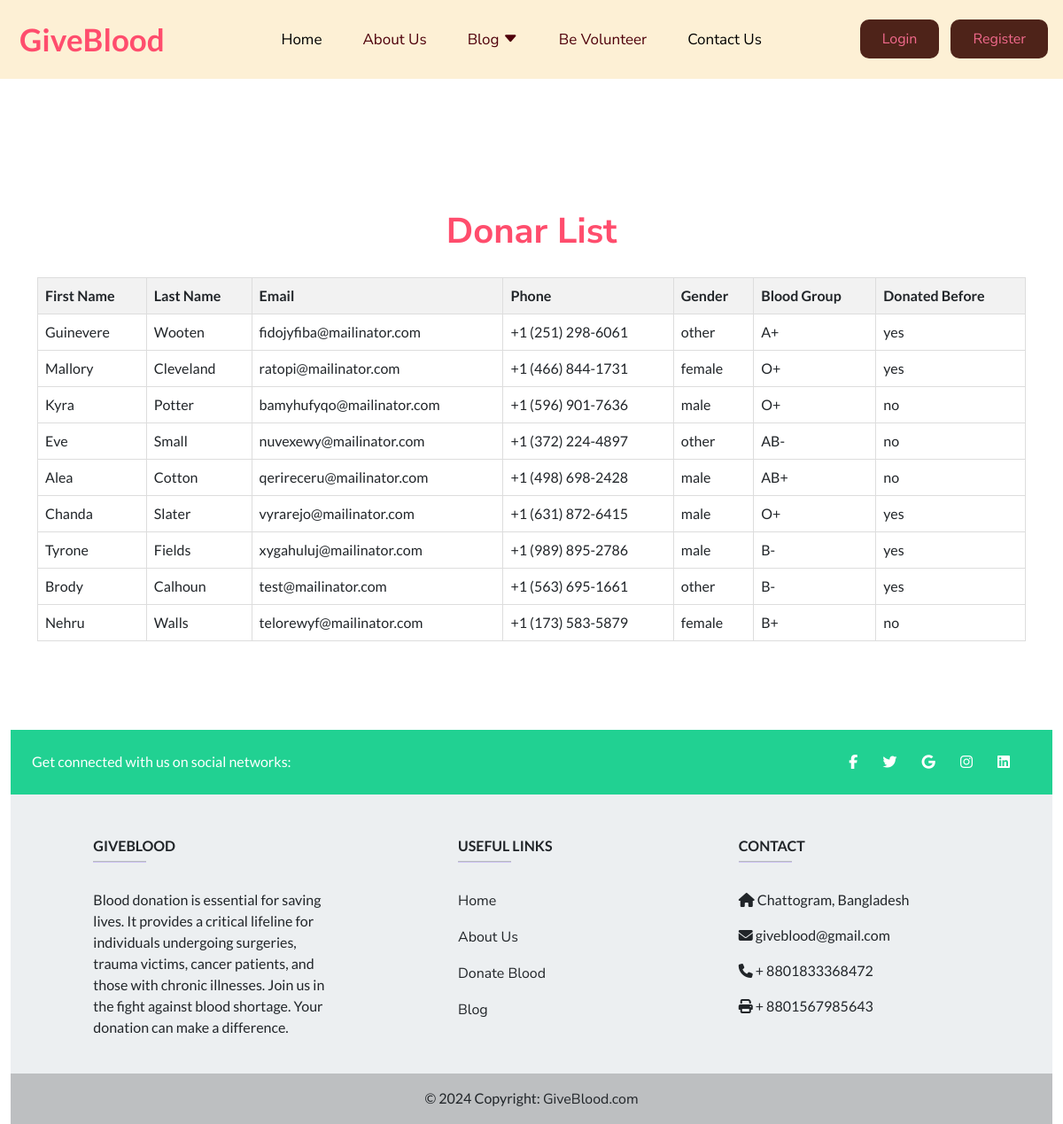
Page /list.php on the committed database.
### tables this page shows
CREATE TABLE `users` (
  `id` int(11) NOT NULL,
  `f_name` varchar(100) DEFAULT NULL,
  `l_name` varchar(100) DEFAULT NULL,
  `email` varchar(100) DEFAULT NULL,
  `phone` varchar(100) DEFAULT NULL,
  `password` varchar(100) DEFAULT NULL,
  `gender` varchar(100) DEFAULT NULL,
  `b_group` varchar(100) DEFAULT NULL,
  `donated` varchar(100) DEFAULT NULL
);

### list.php (the view, shortened to what this page needs)
<!DOCTYPE html>
<html lang="en">
<head>
    <link rel="stylesheet" href="https://cdnjs.cloudflare.com/ajax/libs/font-awesome/6.5.2/css/all.min.css" />
    <link rel="stylesheet" href="https://cdn.jsdelivr.net/npm/bootstrap-icons@1.11.3/font/bootstrap-icons.min.css">
    <link rel="stylesheet" href="./assets/vendors/css/bootstrap.min.css">
    <link rel="stylesheet" href="./assets/css/reset.css">
    <link rel="stylesheet" href="./assets/css/style.css">
    <link rel="stylesheet" href="./assets/css/responsive.css">
</head>
<body>
    <header>
        <nav class="navbar navbar-expand-lg">
            <div class="container-fluid">
              <a class="navbar-brand" href="index.html">GiveBlood</a>
              <div class="collapse navbar-collapse justify-content-between" id="navbarSupportedContent">
                <ul class="navbar-nav ms-auto mb-2 mb-lg-0">
                  <li class="nav-item">
                    <a class="nav-link active" aria-current="page" href="index.html">Home</a>
                  </li>
                  <li class="nav-item">
                    <a class="nav-link" href="about.html">About Us</a>
                  </li>
                  <li class="nav-item dropdown">
                    <a class="nav-link dropdown-toggle" href="blog.html" role="button" data-bs-toggle="dropdown" aria-expanded="false">
                      Blog <i class="bi bi-caret-down-fill"></i>
                    </a>
                  </li>
                  <li class="nav-item">
                    <a class="nav-link" href="volunteer.html">Be Volunteer</a>
                  </li>
                  <li class="nav-item">
                    <a class="nav-link active" href="contact.html">Contact Us</a>
                  </li>
                </ul>
                <div class="button ms-auto">
                  <button><a class="nav-link" href="login.php">Login</a></button>
                  <button><a class="nav-link" href="register.php">Register</a></button>
              </div>
              </div>
            </div>
          </nav>
    </header>
    <section class="section-content-block section-contact-block no-bottom-padding">
    <div class="container text-center text-md-start mt-5">
          <?php
          include 'connection.php';
      $sql = "SELECT * FROM users";
      $result = $conn->query($sql);
      ?>
          <h1>Donar List</h1>
          <table>
              <tr>
                  <th>First Name</th>
                  <th>Last Name</th>
                  <th>Email</th>
                  <th>Phone</th>
                  <th>Gender</th>
                  <th>Blood Group</th>
                  <th>Donated Before</th>
              </tr>
              <?php
              if ($result->num_rows > 0) {
                  while ($row = $result->fetch_assoc()) {
                      echo "<tr>";
                      echo "<td>" . $row['f_name'] . "</td>";
                      echo "<td>" . $row['l_name'] . "</td>";
                      echo "<td>" . $row['email'] . "</td>";
                      echo "<td>" . $row['phone'] . "</td>";
                      echo "<td>" . $row['gender'] . "</td>";
                      echo "<td>" . $row['b_group'] . "</td>";
                      echo "<td>" . $row['donated'] . "</td>";
                      echo "</tr>";
                  }
              } else {
                  echo "<tr><td colspan='8'>No data available</td></tr>";
              }
              ?>
          </table>
        </div>
        </section>
        <footer>
            <div class="container-fluid">
              <footer
                      class="text-center text-lg-start text-dark"
                      style="background-color: #ECEFF1"
                      >
                <section
                         class="d-flex justify-content-between p-4 text-white"
                         style="background-color: #21D192"
                         >
                  <div class="me-5">
                    <span>Get connected with us on social networks:</span>
                  </div>
                  <div>
                    <a href="https://www.facebook.com/" target="_blank" class="text-white me-4">
                      <i class="fab fa-facebook-f"></i>
                    </a>
                    <a href="https://www.twitter.com/" target="_blank" class="text-white me-4">
                      <i class="fab fa-twitter"></i>
                    </a>
                    <a href="https://www.google.com/" target="_blank"  class="text-white me-4">
                      <i class="fab fa-google"></i>
                    </a>
                    <a href="https://www.instagram.com/" target="_blank"  class="text-white me-4">
                      <i class="fab fa-instagram"></i>
                    </a>
                    <a href="https://bd.linkedin.com/" target="_blank"  class="text-white me-4">
                      <i class="fab fa-linkedin"></i>
                    </a>
                  </div>
                </section>
                <section class="">
                  <div class="container text-center text-md-start mt-5">
                    <div class="row mt-3">
                      <div class="col-md-3 col-lg-4 col-xl-3 mx-auto mb-4">
                        <h6 class="text-uppercase fw-bold">GiveBlood</h6>
                        <hr
                            class="mb-4 mt-0 d-inline-block mx-auto"
                            style="width: 60px; background-color: #7c4dff; height: 2px"
                            />
                        <p>
                          Blood donation is essential for saving lives. It provides a critical lifeline for individuals undergoing surgeries, trauma victims, cancer patients, and those with chronic illnesses. Join us in the fight against blood shortage. Your donation can make a difference.
                        </p>
                      </div>
                      <div class="col-md-3 col-lg-2 col-xl-2 mx-auto mb-4">
                        <h6 class="text-uppercase fw-bold">Useful links</h6>
                        <hr
                            class="mb-4 mt-0 d-inline-block mx-auto"
                            style="width: 60px; background-color: #7c4dff; height: 2px"
                            />
                        <p>
                          <a href="index.html" class="text-dark">Home</a>
                        </p>
                        <p>
                          <a href="about.html" class="text-dark">About Us</a>
                        </p>
                        <p>
                          <a href="donate_blood.html" class="text-dark">Donate Blood</a>
                        </p>
                        <p>
                          <a href="blog.html" class="text-dark">Blog</a>
                        </p>
                      </div>
                      <div class="col-md-4 col-lg-3 col-xl-3 mx-auto mb-md-0 mb-4">
                        <h6 class="text-uppercase fw-bold">Contact</h6>
                        <hr
                            class="mb-4 mt-0 d-inline-block mx-auto"
                            style="width: 60px; background-color: #7c4dff; height: 2px"
                            />
                        <p><i class="fas fa-home mr-3"></i> Chattogram, Bangladesh</p>
                        <p><i class="fas fa-envelope mr-3"></i> giveblood@gmail.com</p>
                        <p><i class="fas fa-phone mr-3"></i> + 8801833368472</p>
                        <p><i class="fas fa-print mr-3"></i> + 8801567985643</p>
                      </div>
                    </div>
                  </div>
                </section>
                <div
                     class="text-center p-3"
                     style="background-color: rgba(0, 0, 0, 0.2)"
                     >
                  © 2024 Copyright:
                  <a class="text-dark" href="https://giveblood.com/"
                     >GiveBlood.com</a
                    >
                </div>
              </footer>
            </div>
          </footer>
      </body>
      </html>

### assets/css/style.css (style rules this page uses)
.section-content-block { padding: 100px 0 100px 0; background: #FFFFFF; }
.section-contact-block { position: relative; overflow: hidden; }

### list.php (style rules this page uses)
h1 { color: #ff4d6d; text-align: center; padding-bottom: 20px; }
table { border-collapse: collapse; width: 100%; }
th, td { border: 1px solid #ddd; padding: 8px; text-align: left; }
th { background-color: #f2f2f2; }

### rows in the picture
users: f_name "Guinevere", l_name "Wooten", email "fidojyfiba@mailinator.com", phone "+1 (251) 298-6061", gender "other", b_group "A+", donated "yes"
users: f_name "Mallory", l_name "Cleveland", email "ratopi@mailinator.com", phone "+1 (466) 844-1731", gender "female", b_group "O+", donated "yes"
users: f_name "Kyra", l_name "Potter", email "bamyhufyqo@mailinator.com", phone "+1 (596) 901-7636", gender "male", b_group "O+", donated "no"
users: f_name "Eve", l_name "Small", email "nuvexewy@mailinator.com", phone "+1 (372) 224-4897", gender "other", b_group "AB-", donated "no"
users: f_name "Alea", l_name "Cotton", email "qerireceru@mailinator.com", phone "+1 (498) 698-2428", gender "male", b_group "AB+", donated "no"
users: f_name "Chanda", l_name "Slater", email "vyrarejo@mailinator.com", phone "+1 (631) 872-6415", gender "male", b_group "O+", donated "yes"
users: f_name "Tyrone", l_name "Fields", email "xygahuluj@mailinator.com", phone "+1 (989) 895-2786", gender "male", b_group "B-", donated "yes"
users: f_name "Brody", l_name "Calhoun", email "test@mailinator.com", phone "+1 (563) 695-1661", gender "other", b_group "B-", donated "yes"
users: f_name "Nehru", l_name "Walls", email "telorewyf@mailinator.com", phone "+1 (173) 583-5879", gender "female", b_group "B+", donated "no"
